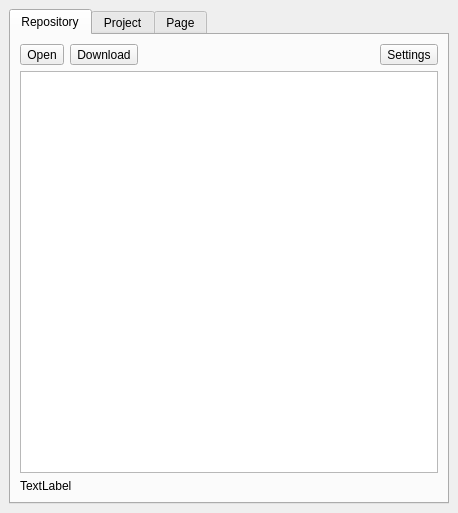
<?xml version="1.0" encoding="UTF-8"?>
<ui version="4.0">
 <class>ToolbarDockWidgetBase</class>
 <widget class="QDockWidget" name="ToolbarDockWidgetBase">
  <property name="geometry">
   <rect>
    <x>0</x>
    <y>0</y>
    <width>458</width>
    <height>513</height>
   </rect>
  </property>
  <property name="minimumSize">
   <size>
    <width>336</width>
    <height>479</height>
   </size>
  </property>
  <property name="windowTitle">
   <string>Riverscapes</string>
  </property>
  <widget class="QWidget" name="dockWidgetContents">
   <layout class="QVBoxLayout" name="verticalLayout">
    <item>
     <widget class="QTabWidget" name="tabWidget">
      <property name="currentIndex">
       <number>0</number>
      </property>
      <widget class="QWidget" name="tabRepository">
       <attribute name="title">
        <string>Repository</string>
       </attribute>
       <layout class="QVBoxLayout" name="verticalLayout_3">
        <item>
         <layout class="QHBoxLayout" name="horizontalLayout_3">
          <item>
           <widget class="QToolButton" name="btnOpen">
            <property name="text">
             <string>Open</string>
            </property>
            <attribute name="buttonGroup">
             <string notr="true">buttonGroup</string>
            </attribute>
           </widget>
          </item>
          <item>
           <widget class="QToolButton" name="btnDownload">
            <property name="text">
             <string>Download</string>
            </property>
            <attribute name="buttonGroup">
             <string notr="true">buttonGroup</string>
            </attribute>
           </widget>
          </item>
          <item>
           <spacer name="horizontalSpacer">
            <property name="orientation">
             <enum>Qt::Horizontal</enum>
            </property>
            <property name="sizeHint" stdset="0">
             <size>
              <width>40</width>
              <height>20</height>
             </size>
            </property>
           </spacer>
          </item>
          <item>
           <widget class="QToolButton" name="btnSettings">
            <property name="text">
             <string>Settings</string>
            </property>
           </widget>
          </item>
         </layout>
        </item>
        <item>
         <widget class="QTreeWidget" name="treeRepository">
          <property name="headerHidden">
           <bool>true</bool>
          </property>
          <column>
           <property name="text">
            <string notr="true">1</string>
           </property>
          </column>
         </widget>
        </item>
        <item>
         <widget class="QLabel" name="label">
          <property name="text">
           <string>TextLabel</string>
          </property>
         </widget>
        </item>
       </layout>
      </widget>
      <widget class="QWidget" name="tabProject">
       <attribute name="title">
        <string>Project</string>
       </attribute>
       <layout class="QVBoxLayout" name="verticalLayout_2">
        <item>
         <layout class="QHBoxLayout" name="horizontalLayout">
          <item>
           <widget class="QLineEdit" name="xmlLocation"/>
          </item>
          <item>
           <widget class="QPushButton" name="btnLoad">
            <property name="text">
             <string>Browse...</string>
            </property>
           </widget>
          </item>
         </layout>
        </item>
        <item>
         <widget class="QTreeView" name="treeProject">
          <property name="contextMenuPolicy">
           <enum>Qt::CustomContextMenu</enum>
          </property>
          <property name="editTriggers">
           <set>QAbstractItemView::NoEditTriggers</set>
          </property>
          <attribute name="headerVisible">
           <bool>false</bool>
          </attribute>
         </widget>
        </item>
       </layout>
      </widget>
      <widget class="QWidget" name="tab">
       <attribute name="title">
        <string>Page</string>
       </attribute>
       <layout class="QVBoxLayout" name="verticalLayout_4">
        <item>
         <layout class="QHBoxLayout" name="horizontalLayout_2">
          <item>
           <widget class="QToolButton" name="toolButton">
            <property name="text">
             <string>Start</string>
            </property>
           </widget>
          </item>
          <item>
           <widget class="QToolButton" name="toolButton_2">
            <property name="text">
             <string>Pause</string>
            </property>
           </widget>
          </item>
          <item>
           <widget class="QToolButton" name="toolButton_3">
            <property name="text">
             <string>Empty</string>
            </property>
           </widget>
          </item>
          <item>
           <widget class="QToolButton" name="toolButton_4">
            <property name="text">
             <string>Clear Completed</string>
            </property>
           </widget>
          </item>
          <item>
           <spacer name="horizontalSpacer_2">
            <property name="orientation">
             <enum>Qt::Horizontal</enum>
            </property>
            <property name="sizeHint" stdset="0">
             <size>
              <width>40</width>
              <height>20</height>
             </size>
            </property>
           </spacer>
          </item>
         </layout>
        </item>
        <item>
         <layout class="QHBoxLayout" name="horizontalLayout_6">
          <item>
           <widget class="QLabel" name="label_2">
            <property name="text">
             <string>Queue:</string>
            </property>
           </widget>
          </item>
          <item>
           <widget class="QLabel" name="label_5">
            <property name="text">
             <string>...</string>
            </property>
            <property name="alignment">
             <set>Qt::AlignRight|Qt::AlignTrailing|Qt::AlignVCenter</set>
            </property>
           </widget>
          </item>
         </layout>
        </item>
        <item>
         <widget class="QProgressBar" name="progQueue">
          <property name="value">
           <number>24</number>
          </property>
         </widget>
        </item>
        <item>
         <widget class="QListWidget" name="listWidget"/>
        </item>
        <item>
         <layout class="QHBoxLayout" name="horizontalLayout_4">
          <item>
           <widget class="QLabel" name="label_3">
            <property name="text">
             <string>Project:</string>
            </property>
           </widget>
          </item>
          <item>
           <widget class="QLabel" name="label_6">
            <property name="text">
             <string>...</string>
            </property>
            <property name="alignment">
             <set>Qt::AlignRight|Qt::AlignTrailing|Qt::AlignVCenter</set>
            </property>
           </widget>
          </item>
         </layout>
        </item>
        <item>
         <widget class="QProgressBar" name="progProject">
          <property name="value">
           <number>24</number>
          </property>
         </widget>
        </item>
        <item>
         <layout class="QHBoxLayout" name="horizontalLayout_5">
          <item>
           <widget class="QLabel" name="label_4">
            <property name="text">
             <string>File:</string>
            </property>
           </widget>
          </item>
          <item>
           <widget class="QLabel" name="label_7">
            <property name="text">
             <string>...</string>
            </property>
            <property name="alignment">
             <set>Qt::AlignRight|Qt::AlignTrailing|Qt::AlignVCenter</set>
            </property>
           </widget>
          </item>
         </layout>
        </item>
        <item>
         <widget class="QProgressBar" name="progFile">
          <property name="value">
           <number>24</number>
          </property>
         </widget>
        </item>
        <item>
         <widget class="QListWidget" name="listWidget_2"/>
        </item>
       </layout>
      </widget>
     </widget>
    </item>
   </layout>
  </widget>
 </widget>
 <resources/>
 <connections/>
 <buttongroups>
  <buttongroup name="buttonGroup"/>
 </buttongroups>
</ui>
